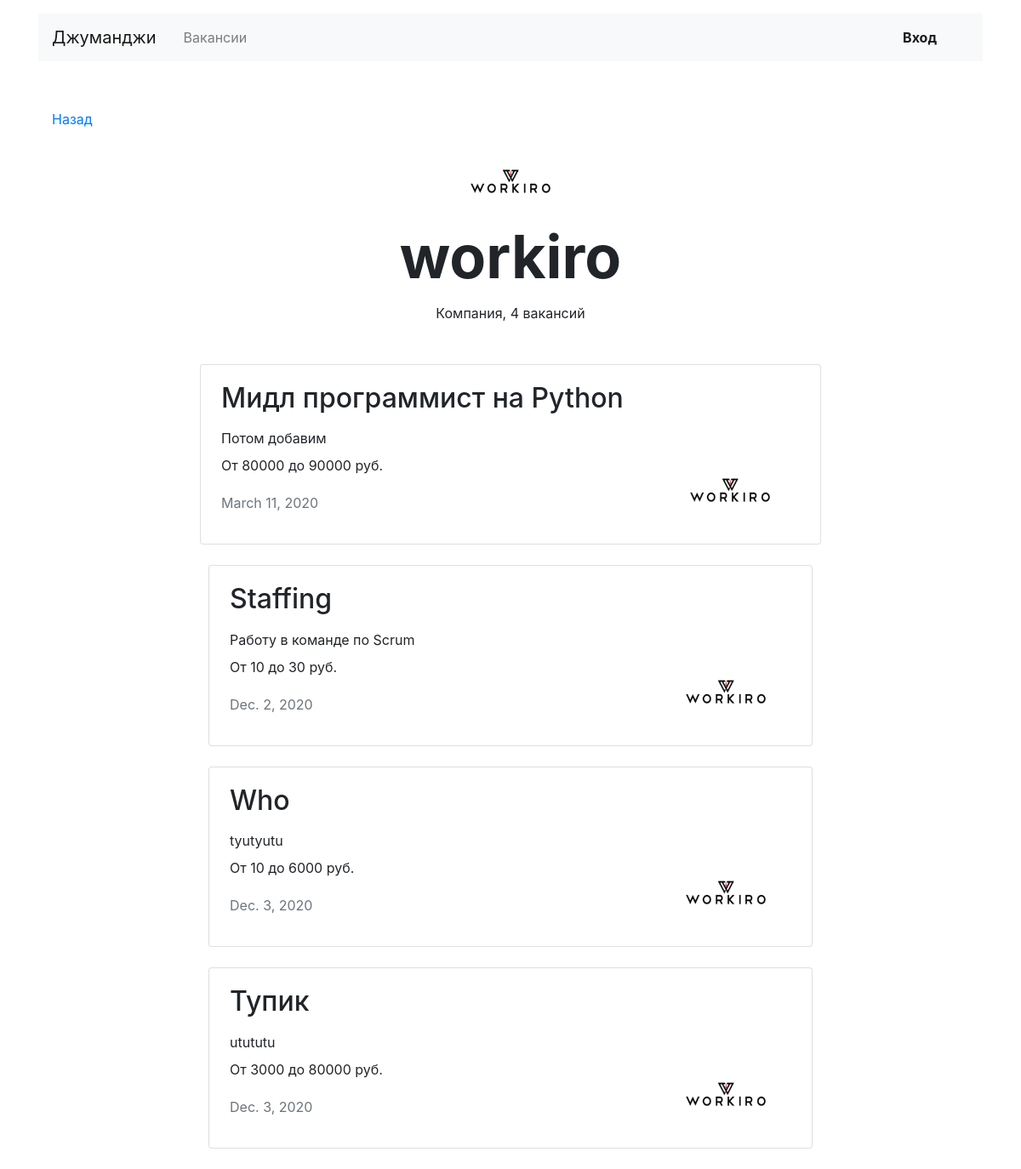
Page /companies/77/ on the committed database.
### jumanji/models.py (models this page shows)
class Company(models.Model):
    title = models.CharField(max_length=64)
    location = models.CharField(max_length=64)
    logo = models.ImageField(upload_to=MEDIA_COMPANY_IMAGE_DIR)
    description = models.TextField(max_length=1200)
    employee_count = models.IntegerField()
    owner = models.OneToOneField(get_user_model(), related_name='company', on_delete=models.CASCADE)

class Vacancy(models.Model):
    title = models.CharField(max_length=64)
    specialty = models.ForeignKey(Specialty, on_delete=models.CASCADE, related_name='vacancies')
    company = models.ForeignKey(Company, on_delete=models.CASCADE, related_name='vacancies')
    salary_min = models.IntegerField()
    salary_max = models.IntegerField()
    published_at = models.DateField(auto_now_add=True)
    skills = models.CharField(max_length=600)
    description = models.CharField(max_length=5000)

### jumanji/views.py (the view)
# urls.py: path('companies/<int:com_id>/', CompanyCard.as_view(), name='card_of_company'),
class CompanyCard(View):
    def get(self, request, com_id):
        compa = Company.objects.get(id=com_id)
        vacan_of_company = Vacancy.objects.filter(company_id=com_id)
        vacancies_amount = len(vacan_of_company)
        return render(request, 'jumanji/company.html',
                      context={'compa': compa,
                               'vacan_of_company': vacan_of_company,
                               'vacancies_amount': vacancies_amount})

### jumanji/templates/jumanji/company.html (shortened to what this page needs)
{% extends 'jumanji/base.html' %}
{% block container %}
  <main class="container mt-3">
    <div class="navbar mt-5">
      <p><a href="#">Назад</a></p>
    </div>
    <section>
      <div class="text-center">
        <img src="{{ compa.logo.url }}" width="130" height="80" alt="">
      </div>
      <h1 class="h1 text-center mx-auto mt-0 pt-1" style="font-size: 70px;"><strong>{{ compa.title }}</strong></h1>
      <p class="text-center pt-1">Компания, {{ vacancies_amount }} вакансий</p>
      <div class="row mt-5">
          {% for vaca in vacan_of_company %}
        <div class="col-12 col-lg-8 offset-lg-2 m-auto">
          <div class="card mb-4">
            <div class="card-body px-4">
              <div class="row">
                <div class="col-12 col-md-8 col-lg-9">
                  <h2 class="h2 pb-2">{{ vaca.title }}</h2>
                  <p class="mb-2">{{ vaca.description }}</p>
                  <p>От {{ vaca.salary_min }} до {{ vaca.salary_max }} руб.</p>
                  <p class="text-muted pt-1">{{ vaca.published_at }}</p>
                </div>
                <div class="col-12 col-md-4 col-lg-3 d-flex align-items-end">
                    <a href={% url 'choice_vac' vac_id=vaca.id %}><img src="{{ compa.logo.url }}" width="130" height="80" alt=""></a>
                </div>
              </div>
            </div>
          </div>
          </div>
        </div>
        {% endfor %}
    </section>
  </main>
{% endblock %}

### rows in the picture
Company: logo (picture), title "workiro"
Vacancy: title "Мидл программист на Python", description "Потом добавим", salary_min "80000", salary_max "90000", published_at "March 11, 2020", logo (picture)
Vacancy: title "Staffing", description "Работу в команде по Scrum", salary_min "10", salary_max "30", published_at "Dec. 2, 2020", logo (picture)
Vacancy: title "Who", description "tyutyutu", salary_min "10", salary_max "6000", published_at "Dec. 3, 2020", logo (picture)
Vacancy: title "Тупик", description "utututu", salary_min "3000", salary_max "80000", published_at "Dec. 3, 2020", logo (picture)

### other values in the picture
{{ vacancies_amount }} "4"
